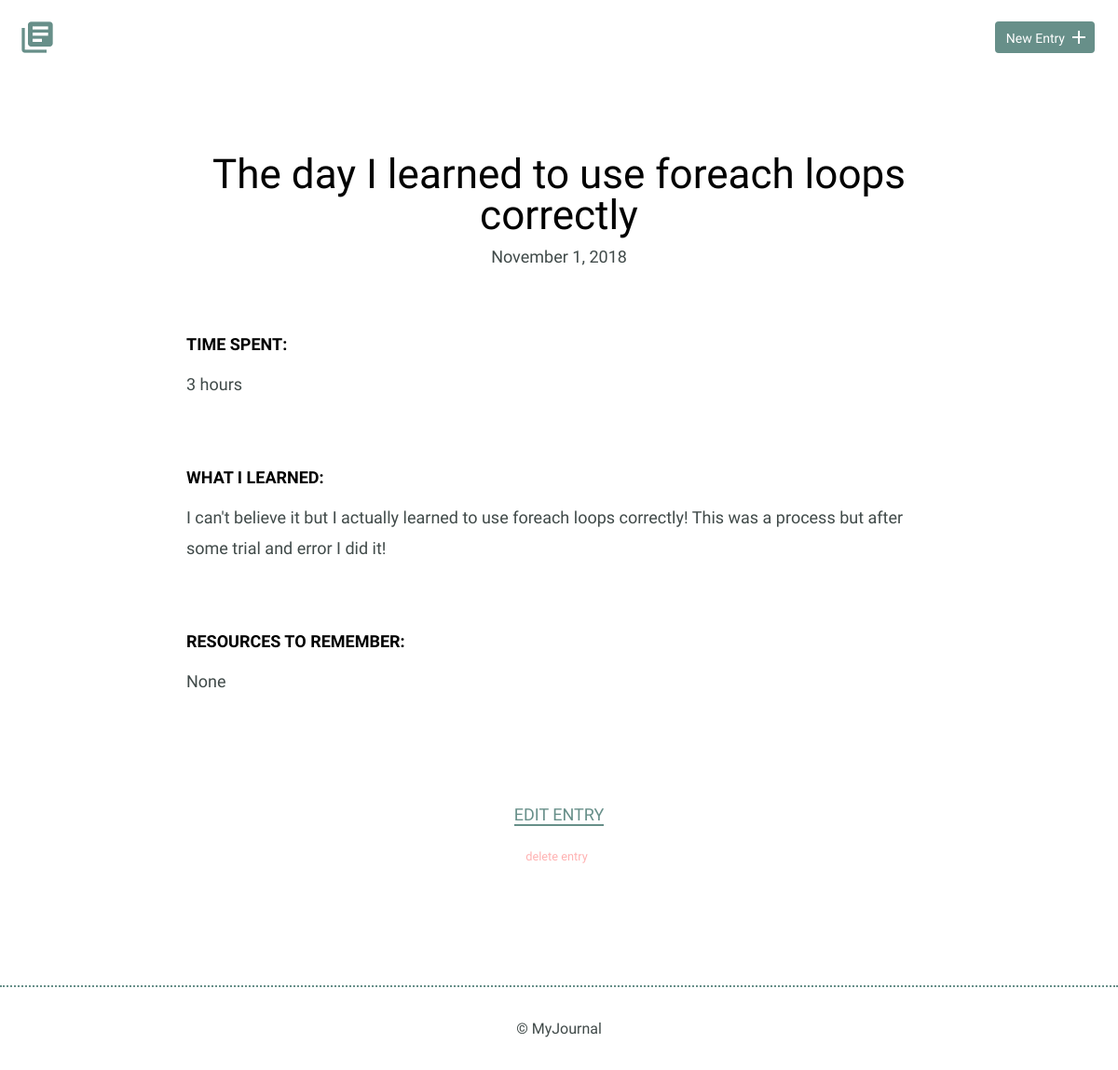
The app's page /detail.php?id=3, older data.
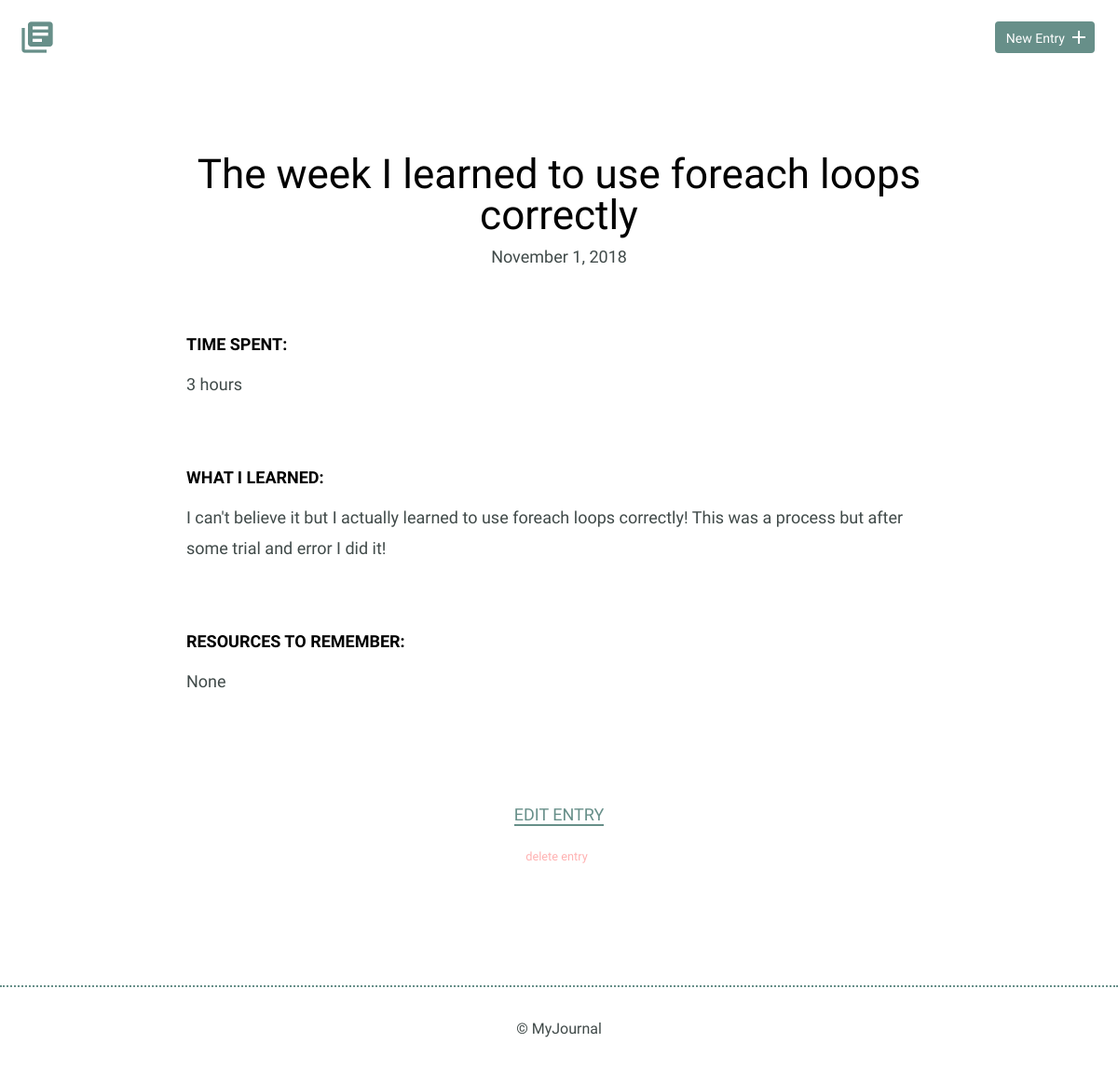
The same page, newer data.
### tables this page shows
CREATE TABLE "entries" (
	"id"	INTEGER,
	"title"	TEXT,
	"date"	TEXT,
	"time_spent"	INTEGER,
	"learned"	BLOB,
	"resources"	BLOB,
	"tags"	BLOB,
	PRIMARY KEY("id")
);

### detail.php (the view, shortened to what this page needs)
<?php
require_once('connection.php');
if (isset($_GET['id'])){
  $id=filter_input(INPUT_GET,'id',FILTER_SANITIZE_NUMBER_INT);
}
try {
  $results = $db->prepare('SELECT * FROM entries WHERE id=?');
  $results->bindParam(1,$id,PDO::PARAM_INT);
  $results->execute();
  $entry = $results->fetch(PDO::FETCH_ASSOC);
} catch (Exception $e){
  echo $e->getMessage();
  die();
}
include('./inc/header.php');
?>
<section>
  <div class="container">
    <div class="entry-list single">
      <article>
        <h1><?= $entry['title']; ?></h1>
        <?php
        $vardate = explode('-',$entry['date']);
        $year = intval($vardate[0]);
        $month = date('F',mktime(0,0,0,intval($vardate[1])));
        $date = intval($vardate[2]);
        ?>
        <time datetime="<?= $entry['date'] ?>"><?= $month; ?> <?= $date ?>, <?= $year; ?></time>
        <div class="entry">
          <h3>Time Spent: </h3>
          <p><?= $entry['time_spent'] ?></p>
        </div>
        <div class="entry">
          <h3>What I Learned:</h3>
          <p><?= $entry['learned'] ?></p>
        </div>
        <div class="entry">
          <h3>Resources to Remember:</h3>
          <p>
          <?php
          if (!empty($entry['resources'])){
            echo $entry['resources'];
          } else {
            echo "None";
          }
          ?>
          </p>
        </div>
      </article>
    </div>
  </div>
  <div class="edit">
    <p><a href="entry.php?id=<?= $id ?>">Edit Entry</a></p>
    <form method="post" onsubmit="return confirm('Do you really want to delete this entry?');">
      <input id="delete-entry" type="submit" value="delete entry" />
    </form>
  </div>
</section>
<?php
include('./inc/footer.php');
?>

Row changes from the older to the newer data that the page shows:
changed entries "November": title "The day I learned to use foreach loops correctly" → "The week I learned to use foreach loops correctly"
